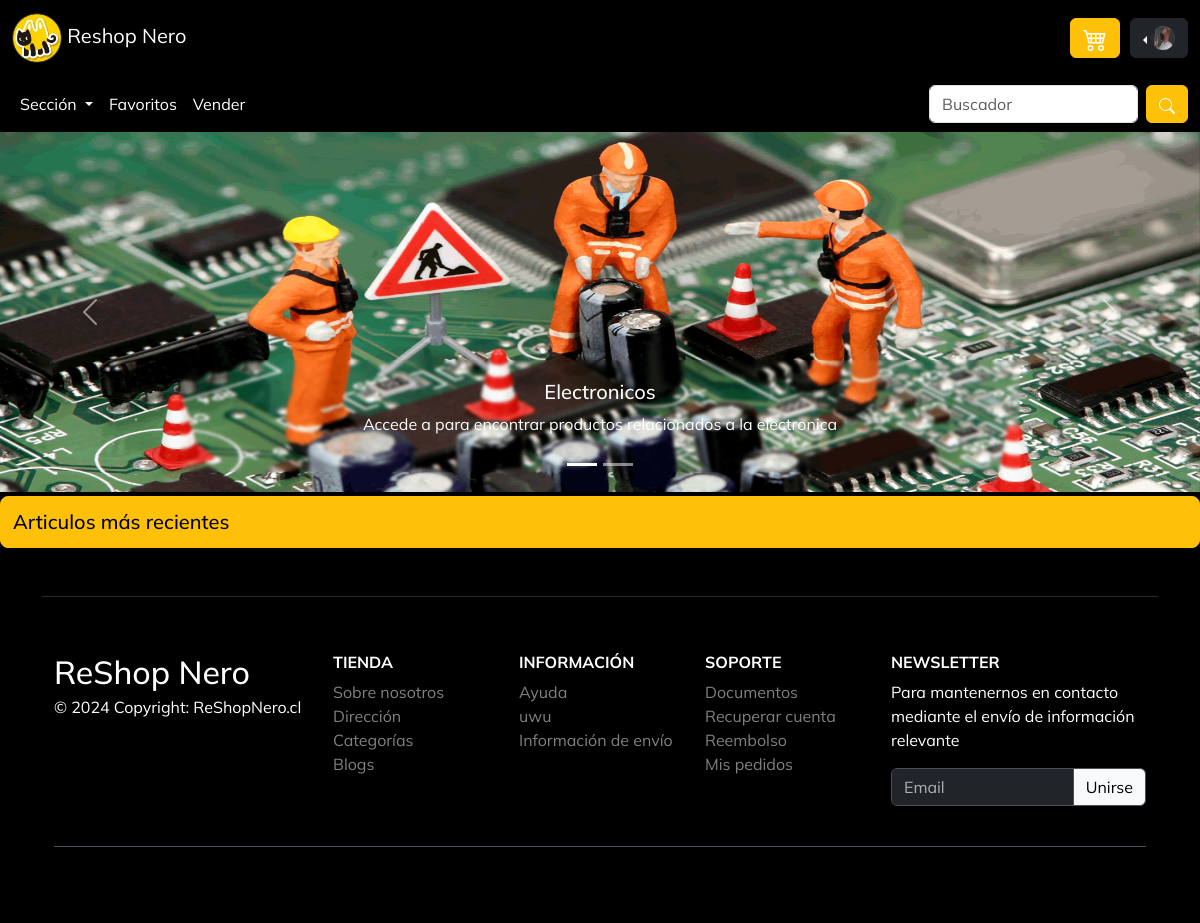
The app's page /inicioUsuario/, older data.
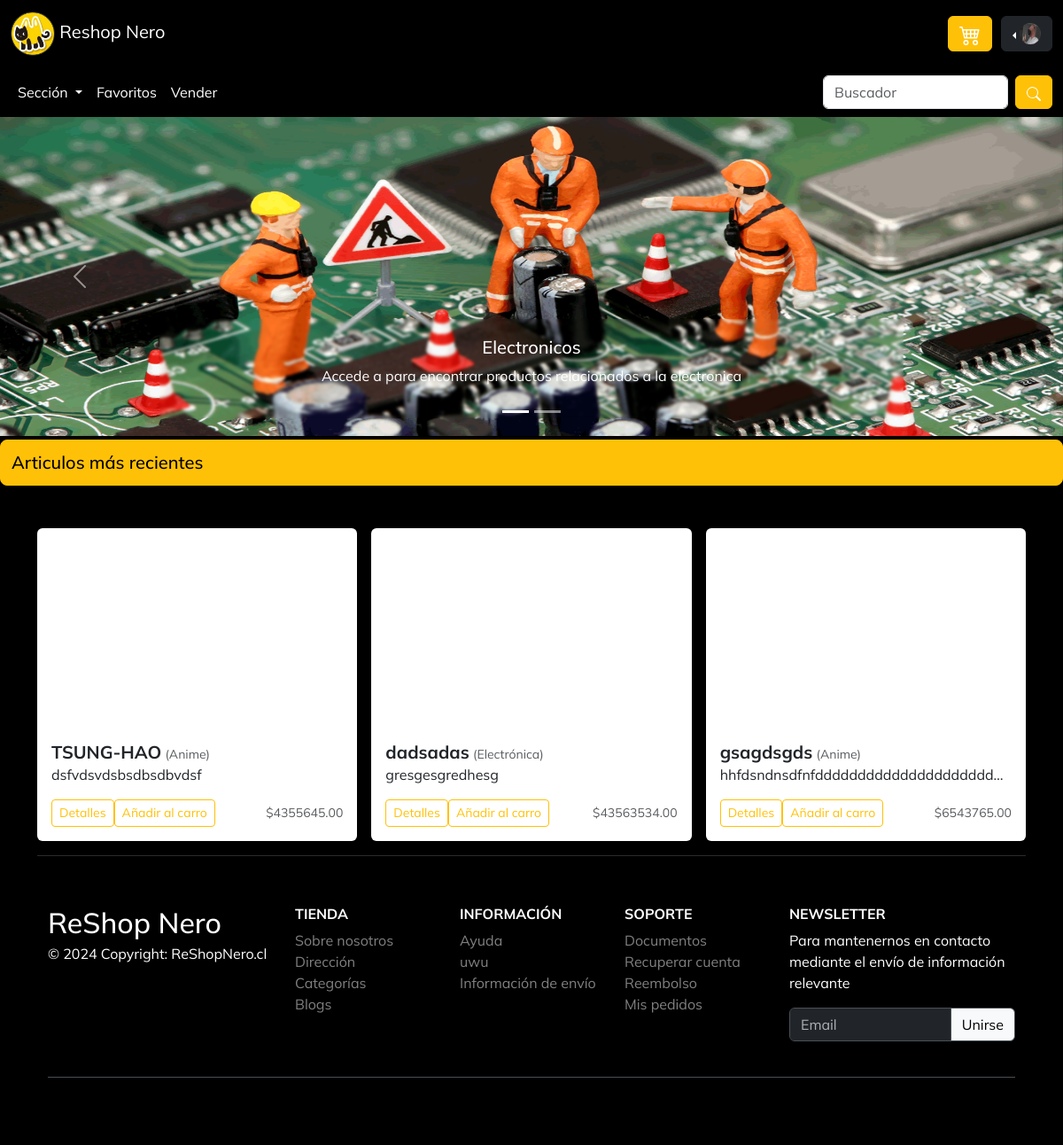
The same page, newer data.
### uni_segun/models.py (models this page shows, shortened)
class Producto(models.Model):
    nombre = models.CharField(max_length=255)
    descripcion = models.TextField()
    precio = models.DecimalField(max_digits=10, decimal_places=2)
    categoria = models.ForeignKey(CategoriaProducto, on_delete=models.CASCADE)
    imagen = models.ImageField(upload_to='productos/', null=True, blank=True)

class CategoriaProducto(models.Model):
    nombre = models.CharField(max_length=255)

### uni_segun/views.py (the view)
# urls.py: path('inicioUsuario/', views.inicioUsuario, name='inicioUsuario'),
def inicioUsuario(request):
    productos = Producto.objects.all()
    carrito = request.session.get('carrito', [])
    total = sum(item['precio'] * item['cantidad'] for item in carrito)
    cant = sum(item['cantidad'] for item in carrito)
    context = {
        'carrito': carrito,
        'total': total,
        'cant':cant,
        'productos': productos
    }
    return render(request, 'inicioUsuario.html', context)

### uni_segun/templates/inicioUsuario.html (shortened to what the changed rows need)
<!DOCTYPE html>
<html lang="es">
<head>
    {% load static %}
    <link href="{% static 'bootstrap-5.3.3/dist/css/bootstrap.min.css' %}" rel="stylesheet">
    <link rel="stylesheet" href="{% static 'css/style.css' %}">
    <link rel="stylesheet" href="{% static 'css/estilo.carrodecompra.css' %}">
  </head>
<body>
          <div class="album py-5 bg-body-black">
            <div class="container container-items">
              <div class="row row-cols-1 row-cols-sm-2 row-cols-md-3 g-3">
                {% for producto in productos %}
                <div class="col">
                    <div class="card shadow-sm">
                        <div style="background-image: url({{ producto.imagen.url }}); background-size: cover; height: 225px; background-repeat: no-repeat;"></div>
                        <div class="card-body">
                            <h5 style="display: inline;" class="fw-bold">{{ producto.nombre }}</h5>
                            <small class="text-body-secondary">({{ producto.categoria.nombre }})</small>
                            <p class="card-text text-dark text-truncate">{{ producto.descripcion }}</p>
                            <div class="d-flex justify-content-between align-items-center">
                                <div class="btn-group">
                                    <a href="{% url 'paginaProductoPrueva' %}"><button type="button" class="btn btn-sm btn-outline-warning">Detalles</button></a>
                                    <form action="{% url 'agregar_al_carrito' producto.id %}" method="post">
                                      <button type="submit" class="btn btn-sm btn-outline-warning">Añadir al carro</button>
                                  </form>
                                </div>
                                <small class="text-body-secondary preci-secondary">${{ producto.precio }}</small>
                            </div>
                        </div>
                    </div>
                </div>
                {% endfor %}
            </div>
      </div>
</body>
</html>

Row changes from the older to the newer data that the page shows:
added Producto: nombre "TSUNG-HAO", categoria.nombre "Anime", descripcion "dsfvdsvdsbsdbsdbvdsf", precio "4355645.00"
added Producto: nombre "dadsadas", categoria.nombre "Electrónica", descripcion "gresgesgredhesg", precio "43563534.00"
added Producto: nombre "gsagdsgds", categoria.nombre "Anime", descripcion "hhfdsndnsdfnfddddddddddddddddddddd…", precio "6543765.00"
